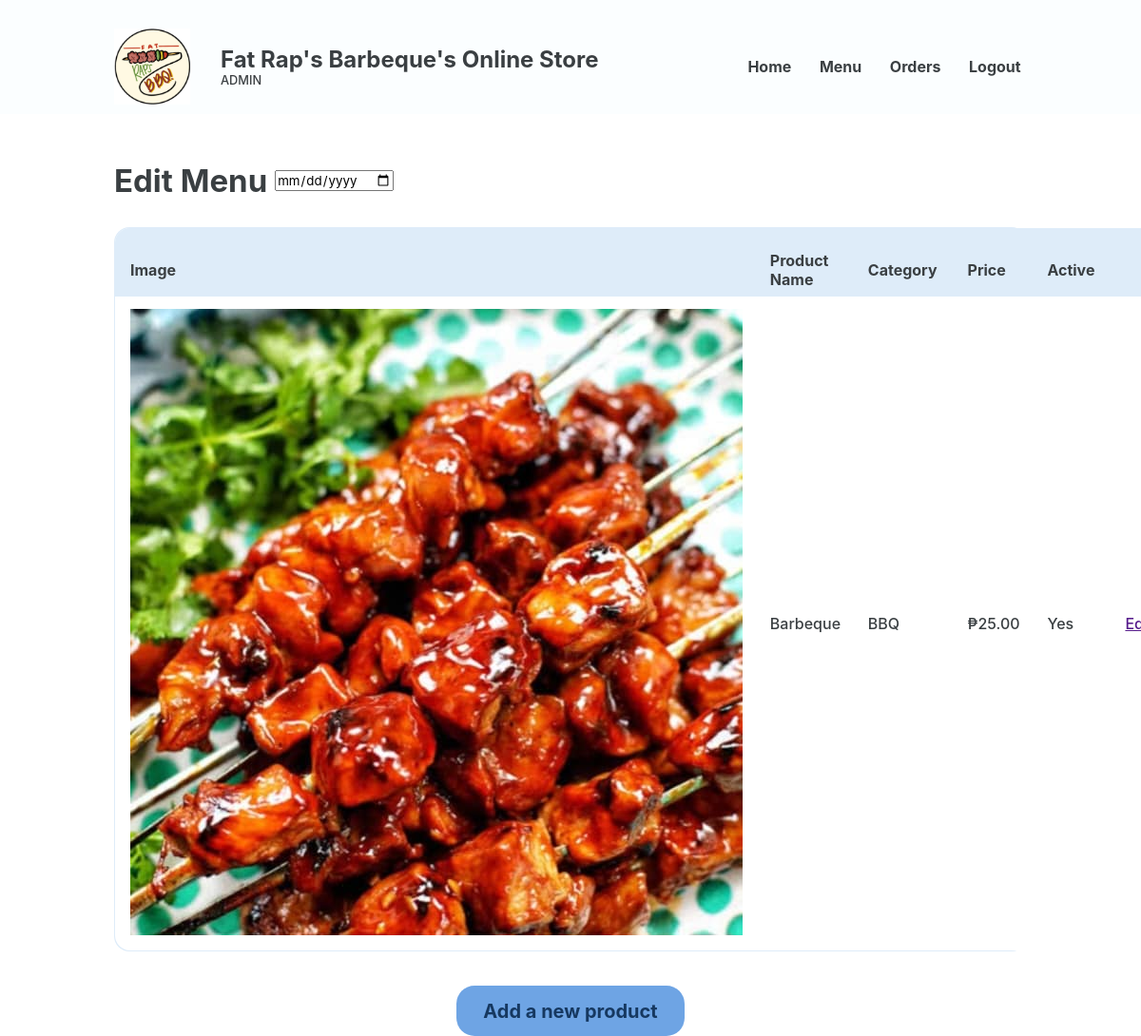
/Website/admin-edit-menu.php, run on the app's committed database.
### tables this page shows
CREATE TABLE `food` (
  `FOOD_ID` int(18) UNSIGNED NOT NULL,
  `CTGY_ID` int(18) NOT NULL,
  `FOOD_NAME` varchar(20) NOT NULL,
  `FOOD_PRICE` decimal(10,2) NOT NULL,
  `FOOD_DESC` varchar(50) NOT NULL,
  `FOOD_IMG` varchar(255) NOT NULL,
  `FOOD_STOCK` int(20) NOT NULL,
  `FOOD_ACTIVE` varchar(10) NOT NULL
);

CREATE TABLE `category` (
  `CTGY_ID` int(18) UNSIGNED NOT NULL,
  `CTGY_NAME` varchar(20) NOT NULL,
  `CTGY_ACTIVE` varchar(10) NOT NULL
);

### Website/admin-edit-menu.php (the view, shortened to what this page needs)
<?php
@include 'constants.php';
?>
<!DOCTYPE html>
<html lang="en">
<head>
    <link rel="stylesheet" href="header-styles.css">
    <link rel="stylesheet" href="admin-styles.css">
    <link href='https://unpkg.com/boxicons@2.1.4/css/boxicons.min.css' rel='stylesheet'>
</head>
<body>
    <header class="backend">
        <div class="header-container">
            <div class="website-title">
                <img id="logo" src="images/client-logo.jpg">
                <div class="text">
                    <h1>Fat Rap's Barbeque's Online Store</h1>
                    <p>ADMIN</p>
                </div>
            </div>
            <nav>
                <ul>
                    <li><a href="#">Home</a></li>
                    <li><a href="#">Menu</a></li>
                    <li><a href="#">Orders</a></li>
                    <li><a href="logout.php">Logout</a></li>
                </ul>
            </nav>
        </div>
    </header>
    <main>
        <section class="section">
            <div class="section-heading row">
                <h2>Edit Menu</h2>
                <input type="date">
            </div>
            <section class="section-body">
                <section class="main-section column">
                    <div class="table-wrapper">
                        <table class="alternating">
                            <tr>
                                <th class="header">Image</th>
                                <th class="header">Product Name</th>
                                <th class="header">Category</th>
                                <th class="header">Price</th>
                                <th class="header">Active</th>
                                <th class="header"></th>
                            </tr>
                            <?php
                            $sql = "SELECT *
                                FROM food
                                JOIN category ON food.ctgy_id = category.ctgy_id";
                            $res = mysqli_query($conn, $sql);
                            $count = mysqli_num_rows($res);
                            if ($count > 0) {
                                while ($row = mysqli_fetch_assoc($res)) {
                                    $FOOD_NAME = $row['FOOD_NAME'];
                                    $FOOD_PRICE = $row['FOOD_PRICE'];
                                    $FOOD_IMG = $row['FOOD_IMG'];
                                    $CTGY_NAME = $row['CTGY_NAME'];
                                    $FOOD_ACTIVE = $row['FOOD_ACTIVE'];
                            ?>
                                    <tr>
                                        <td data-cell="Image"><img class="prod-img" src="<?php echo SITEURL; ?>images/<?php echo $FOOD_IMG; ?>" alt=""></td>
                                        <td data-cell="Product Name"><?php echo $FOOD_NAME?></td>
                                        <td data-cell="Category"><?php echo $CTGY_NAME?></td>
                                        <td data-cell="Price">₱<?php echo $FOOD_PRICE?></td>
                                        <td data-cell="Display"><?php echo $FOOD_ACTIVE?></td>
                                        <td data-cell="Action"><a href="">Edit</a></td>
                                    </tr>
                            <?php
                                }
                            }
                            ?>
                        </table>
                    </div>
                    <a href="" class="page-btn"><button class="big-btn">Add a new product</button></a>
                </section>
            </section>
        </section>
    </main>
</body>
</html>

### Website/header-styles.css (style rules this page uses)
*, *::before, *::after { margin: 0; padding: 0; box-sizing: border-box; font-family: inherit; }
:root { --bg:#F2FFE1; --primary:#F5D636; --text:#3A001E; --text2: #FA3F1F; --input-bg:#F7F3DC; --eye-icon:#CEC699; --block: #4ADE5D; --block-p:#277B32; --block-h1: #0F4C17; --form-bg: #FFFDEF; --header-text: #3A001E; }
body { font-family: 'Inter', sans-serif; }
header { width: 100%; display: flex; justify-content: center; align-items: center; position: fixed; top: 0; z-index: 100; color: var(--header-text); padding-top: 30px; padding-bottom: 10px; background-color: var(--bg); }
header.backend { color: #3A3F42; background-color: #FBFEFF; }
.header-container, .footer-container { width: 80%; display: flex; justify-content: space-between; align-items: center; }
.website-title { display: flex; align-items: center; }
header img { width: 80px; position: relative; }
header .text { margin-left: 2rem; }
header h1 { white-space: nowrap; font-size: 1.5rem; }
header .text p { font-size: 0.8rem; }
nav { width: 50%; max-width: 300px; height: 50px; }
nav > ul { display: flex; justify-content: space-between; flex-wrap: wrap; align-items: center; padding-inline-start: 0; margin-block: 0; height: 100%; }
nav > ul > li { color: var(--text); margin: 0 0.2rem; padding: 0.2rem; display: block; font-weight: bold; }
li > a { color: inherit; text-decoration: none; }

### Website/admin-styles.css (style rules this page uses)
*, *::before, *::after { margin: 0; padding: 0; box-sizing: border-box; font-family: inherit; }
:root { --bg:#EDE9D0; --primary:#F5D636; --active-primary:#EDCB1C; --input-bg:#F7F3DC; --form-bg: #FFFDEF; --available:#A8D991; --available-text:#304D23; --fully-booked:#C13B24; --fully-booked-text:var(--text); --closed:#3B3B3B; --closed-text:#A9A9A9; --product-info-bg: #C13B24; --light-text: #FEFBEA; --text:#3A3F42; --light-blue: #DEECF9; --darker-row: #deecf94f; --sidemenu-blue: #6EA4E4; --sidemenu-blue-hover: #5790D5; --sidemenu-blue-text: #163860; --db-highlight-blue: #93CBFF; --gray: #878F94; --accept-green: #78D35A; --reject-red: #DA523B; }
html { color: var(--text); }
body { font-family: 'Inter', sans-serif; font-weight: 500; min-height: 100vh; color: #3A3F42; }
main { padding-top: 130px; height: 100vh; }
.section { width: 80%; margin: auto; margin-top: 2.5rem; margin-bottom: 7rem; display: flex; flex-direction: column; justify-content: space-between; }
.section-heading { display: flex; flex-direction: column; gap: 0.5rem; margin-bottom: 1.8rem; }
.row { flex-direction: row; align-items: center; }
.section-heading h2 { font-size: 2.0625rem; }
.section-body { display: flex; gap: 4.5rem; }
.main-section { width: 100%; }
.column { display: flex; flex-direction: column; }
.table-wrapper { background-color: var(--light-blue); border-radius: 1rem; padding: 1px; height: max-content; }
table { background: white; border-radius: 1rem; border-collapse: collapse; width: 100%; }
table th.header, .app-det-tbl table td.header { padding: 1.5rem 1rem 0.5rem 1rem ; background: var(--light-blue); }
table th.header:first-of-type { border-top-left-radius: 1rem; }
table th.header:last-of-type { border-top-right-radius: 1rem; }
td,th { padding: 1rem; text-align: left; }
td { padding: 0.8rem; padding-left: 1rem; }
.alternating tr:nth-last-of-type(2n) { background: var(--darker-row); }
button { display: inline-block; border: none; outline: none; padding: 0; cursor: pointer; }
.side-menu .inventory-box, a.view, .big-btn { display: block; background-color: var(--sidemenu-blue); padding: 0.9rem 1.1rem; margin-top: 0.6rem; font-size: 1rem; color: var(--sidemenu-blue-text); }
.big-btn { border-radius: 1.2rem; width: 25%; margin: 0 auto; font-weight: bold; font-size: 1.25rem; margin-top: 2.25rem; }
a.page-btn { text-decoration: none; }

### data on the page
food: FOOD_IMG (picture), FOOD_NAME "Barbeque", CTGY_ID.CTGY_NAME "BBQ", FOOD_PRICE "25.00", FOOD_ACTIVE "Yes"
